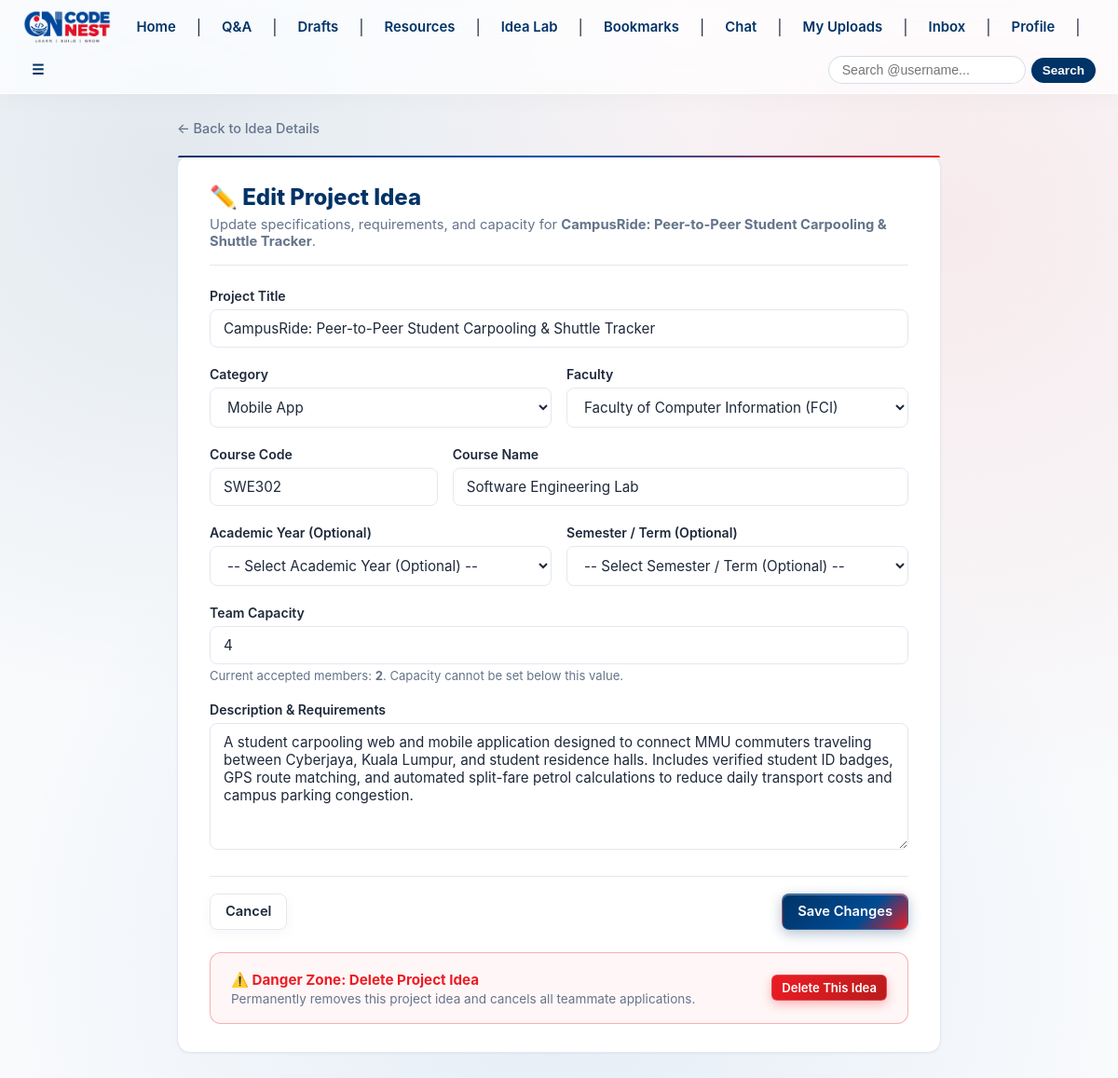
/ideas/1/edit (signed in), run on the app's committed database.
### models.py (models this page shows, shortened)
class Idea(db.Model):
    __tablename__ = 'ideas'
    id = db.Column(db.Integer, primary_key=True)
    title = db.Column(db.String(200), nullable=False)
    description = db.Column(db.Text, nullable=False)
    category = db.Column(db.String(50), nullable=False)
    faculty = db.Column(db.String(10), nullable=False)
    course_code = db.Column(db.String(20), nullable=True)
    course_name = db.Column(db.String(150), nullable=True)
    academic_year = db.Column(db.String(20), nullable=True)
    semester = db.Column(db.String(20), nullable=True)
    max_members = db.Column(db.Integer, nullable=False, default=4)
    is_full = db.Column(db.Boolean, nullable=False, default=False)
    is_open = db.Column(db.Boolean, nullable=False, default=True)
    owner_id = db.Column(db.Integer, db.ForeignKey('users.id', name='fk_ideas_owner_id', ondelete='CASCADE'), nullable=False)
    created_at = db.Column(db.DateTime, default=lambda: datetime.now(timezone.utc))
    updated_at = db.Column(db.DateTime, default=lambda: datetime.now(timezone.utc), onupdate=lambda: datetime.now(timezone.utc))
    owner = db.relationship('User', backref=db.backref('ideas', lazy=True, cascade='all, delete-orphan'))
    interests = db.relationship('IdeaInterest', backref=db.backref('idea', lazy=True), cascade='all, delete-orphan', lazy=True)
    @property
    def accepted_members_count(self):
        accepted_count = sum(1 for i in self.interests if i.status == 'accepted')
        return 1 + accepted_count

class IdeaInterest(db.Model):
    __tablename__ = 'idea_interests'
    __table_args__ = (
        db.UniqueConstraint('idea_id', 'user_id', name='uq_idea_user_interest'),
    )
    id = db.Column(db.Integer, primary_key=True)
    idea_id = db.Column(db.Integer, db.ForeignKey('ideas.id', name='fk_idea_interests_idea_id', ondelete='CASCADE'), nullable=False)
    user_id = db.Column(db.Integer, db.ForeignKey('users.id', name='fk_idea_interests_user_id', ondelete='CASCADE'), nullable=False)
    message = db.Column(db.String(500), nullable=True)
    status = db.Column(db.String(20), default='pending', nullable=False)  # 'pending', 'accepted', 'rejected'
    created_at = db.Column(db.DateTime, default=lambda: datetime.now(timezone.utc))
    responded_at = db.Column(db.DateTime, nullable=True)
    user = db.relationship('User', backref=db.backref('idea_interests', lazy=True, cascade='all, delete-orphan'))

### app.py (the view, shortened to what this page needs)
@app.route('/ideas/<int:idea_id>/edit', methods=['GET', 'POST'])
@login_required
def idea_edit(idea_id):
    idea = db.session.get(Idea, idea_id)
    if not idea:
        flash('Project idea not found.', 'danger')
        return redirect(url_for('ideas_index'))
    if idea.owner_id != current_user.id and not current_user.is_admin():
        flash('You are not authorized to edit this project idea.', 'danger')
        return redirect(url_for('idea_detail', idea_id=idea.id))
    form = IdeaEditForm(obj=idea)
    return render_template('ideas/edit.html', form=form, idea=idea)

### forms.py
class IdeaEditForm(IdeaForm):
    submit = SubmitField('Save Changes')

### app.py (called while the page is built, shortened)
@login_manager.user_loader
def load_user(user_id):
    return db.session.get(User, int(user_id))

@app.context_processor
def inject_global_vars():
    return {
        'app_name': 'CodeNest',
        'current_year': datetime.now(timezone.utc).year
    }

@app.context_processor
def inject_global_vars():
    return dict(app_name="Codenest")

@app.before_request
def check_account_restrictions():
    if current_user.is_authenticated:
        try:
            db.session.refresh(current_user)
        except Exception:
            pass
        is_restricted = False
        message = ""
        if current_user.is_banned:
            is_restricted = True
            message = "This account has been permanently banned from CodeNest."
        else:
            is_susp, susp_date, susp_reason = current_user.get_suspension_status()
            if is_susp:
                is_restricted = True
                date_str = susp_date.strftime('%Y-%m-%d %H:%M UTC') if hasattr(susp_date, 'strftime') else str(susp_date)
                reason_str = f" Reason: {susp_reason}" if susp_reason else ""
                message = f"Your account is temporarily suspended until {date_str}.{reason_str}"

@app.after_request
def set_security_cache_headers(response):
    content_type = response.headers.get('Content-Type', '')
    if 'text/html' in content_type or current_user.is_authenticated:
        response.headers['Cache-Control'] = 'no-store, no-cache, must-revalidate, post-check=0, pre-check=0, max-age=0'
        response.headers['Pragma'] = 'no-cache'
        response.headers['Expires'] = '-1'
    return response

### models.py (called while the page is built, shortened)
    def is_suspended(self):
        return False

    def get_suspension_status(self):
        if self.is_suspended():
            return True, self.suspended_until, self.suspension_reason
        return False, None, None

    @property
    def unread_warnings_count(self):
        return sum(1 for w in self.warnings_received if not w.is_read)

    @property
    def unread_notifications_count(self):
        return Notification.query.filter_by(user_id=self.id, is_read=False).count()

    @property
    def total_unread_chats_count(self):
        return ChatMessage.query.filter_by(recipient_id=self.id, is_read=False).count()

### templates/ideas/edit.html (shortened to what this page needs)
{% extends "base.html" %}
{% block content %}
<div class="idea-container">
    <div style="max-width: 820px; margin: 0 auto;">
        <div style="display: flex; justify-content: space-between; align-items: center; margin-bottom: 20px; flex-wrap: wrap; gap: 10px;">
            <a href="{{ url_for('idea_detail', idea_id=idea.id) }}" class="idea-back-btn">&larr; Back to Idea Details</a>
        </div>
        <div class="idea-form-card">
            <div style="margin-bottom: 24px; padding-bottom: 16px; border-bottom: 1px solid var(--border-color);">
                <h3 style="margin: 0 0 6px 0; color: var(--primary-blue); font-size: 1.5rem; font-weight: 800;">✏️ Edit Project Idea</h3>
                <p style="margin: 0; color: var(--text-muted); font-size: 0.92rem;">
                    Update specifications, requirements, and capacity for <strong>{{ idea.title }}</strong>.
                </p>
            </div>
            <form method="POST" action="{{ url_for('idea_edit', idea_id=idea.id) }}">
                <div class="idea-form-group">
                    <label for="title" class="idea-form-label">Project Title</label>
                    {{ form.title(style="width: 100%;") }}
                </div>
                <div class="idea-form-row idea-form-group">
                    <div>
                        <label for="category" class="idea-form-label">Category</label>
                        {{ form.category(style="width: 100%;") }}
                    </div>
                    <div>
                        <label for="faculty" class="idea-form-label">Faculty</label>
                        {{ form.faculty(style="width: 100%;") }}
                    </div>
                </div>
                <div class="idea-form-row--3 idea-form-group">
                    <div>
                        <label for="course_code" class="idea-form-label">Course Code</label>
                        {{ form.course_code(style="width: 100%;") }}
                    </div>
                    <div>
                        <label for="course_name" class="idea-form-label">Course Name</label>
                        {{ form.course_name(style="width: 100%;") }}
                    </div>
                </div>
                <div class="idea-form-row idea-form-group">
                    <div>
                        <label for="academic_year" class="idea-form-label">Academic Year (Optional)</label>
                        {{ form.academic_year(style="width: 100%;") }}
                    </div>
                    <div>
                        <label for="semester" class="idea-form-label">Semester / Term (Optional)</label>
                        {{ form.semester(style="width: 100%;") }}
                    </div>
                </div>
                <div class="idea-form-group">
                    <label for="max_members" class="idea-form-label">Team Capacity</label>
                    {{ form.max_members(min=idea.accepted_members_count, max=10, style="width: 100%;") }}
                    <div class="idea-form-text">
                        Current accepted members: <strong>{{ idea.accepted_members_count }}</strong>. Capacity cannot be set below this value.
                    </div>
                </div>
                <div class="idea-form-group">
                    <label for="description" class="idea-form-label">Description &amp; Requirements</label>
                    {{ form.description(rows=6, style="width: 100%;") }}
                </div>
                <div style="display: flex; justify-content: space-between; align-items: center; padding-top: 18px; border-top: 1px solid var(--border-color); margin-top: 24px;">
                    <a href="{{ url_for('idea_detail', idea_id=idea.id) }}" class="btn btn-secondary">Cancel</a>
                    {{ form.submit(class="btn btn-primary", value="Save Changes") }}
                </div>
            </form>
            <div class="idea-danger-card">
                <div style="display: flex; justify-content: space-between; align-items: center; flex-wrap: wrap; gap: 14px;">
                    <div>
                        <strong style="color: var(--primary-red); font-size: 0.95rem;">⚠️ Danger Zone: Delete Project Idea</strong>
                        <p style="margin: 3px 0 0 0; color: var(--text-muted); font-size: 0.85rem;">
                            Permanently removes this project idea and cancels all teammate applications.
                        </p>
                    </div>
                    <form method="POST" action="{{ url_for('idea_delete', idea_id=idea.id) }}" onsubmit="return confirm('Are you absolutely sure you want to permanently delete this idea?');" style="margin: 0;">
                        <button type="submit" class="btn btn-danger btn-sm">Delete This Idea</button>
                    </form>
                </div>
            </div>
        </div>
    </div>
</div>
{% endblock %}

### templates/base.html (style rules this page uses)
* { box-sizing: border-box; }
body { font-family: -apple-system, BlinkMacSystemFont, "Segoe UI", Roboto, "Helvetica Neue", Arial, sans-serif; margin: 0; padding: 0; color: #0f172a; background: radial-gradient(circle at 15% 15%, rgba(0, 51, 102, 0.09) 0%, transparent 40%), radial-gradient(circle at 85% 20%, rgba(237, 28, 36, 0.07) 0%, transparent 45%), radial-gradient(circle at 50% 85%, rgba(0, 79, 182, 0.08) 0%, transparent 50%), #f6f8fc; background-attachment: fixed; min-height: 100vh; }
.content-wrap h3 { color: #004FB6; margin-top: 30px; }
.content-wrap :where(input, select, textarea) { padding: 9px 12px; border: 1px solid rgba(0,51,102,0.15); border-radius: 10px; background: rgba(255,255,255,0.8); font: inherit; color: inherit; }
.content-wrap :where(button, input[type="submit"]) { padding: 10px 18px; border: 0; border-radius: 12px; background: linear-gradient(135deg,#003366,#004FB6); color: #fff; font-weight: 700; cursor: pointer; transition: transform .2s ease, box-shadow .2s ease; }
.btn-primary { background: linear-gradient(135deg,#003366,#004FB6); color: #fff; box-shadow: 0 6px 20px rgba(0,51,102,0.28); }
.btn-secondary { background: rgba(255,255,255,0.75); color: #003366; border: 1px solid rgba(255,255,255,0.9); box-shadow: 0 4px 14px rgba(0,0,0,0.04); }

### templates/qa/_qa_styles.html (style rules this page uses)
:root { --primary-blue: #003366; --primary-blue-hover: #002244; --primary-blue-subtle: rgba(0, 51, 102, 0.08); --primary-red: #ED1C24; --primary-red-hover: #C9141B; --primary-red-subtle: rgba(237, 28, 36, 0.08); --brand-gradient: linear-gradient(135deg, #003366 0%, #004b93 65%, #ED1C24 100%); --brand-gradient-hover: linear-gradient(135deg, #004080 0%, #005bb3 60%, #ff2b34 100%); --brand-accent-line: linear-gradient(90deg, #003366 0%, #0056b3 50%, #ED1C24 100%); --text-color: #1e293b; --text-muted: #64748b; --bg-color: #f8fafc; --surface-card: #ffffff; --surface-glass: rgba(255, 255, 255, 0.82); --border-color: #e2e8f0; --border-card: #e2e8f0; --shadow-sm: 0 1px 3px rgba(0, 0, 0, 0.05); --shadow-md: 0 4px 14px -2px rgba(0, 51, 102, 0.1), 0 2px 6px -1px rgba(237, 28, 36, 0.05); --shadow-lg: 0 14px 30px -4px rgba(0, 51, 102, 0.15), 0 4px 12px -2px rgba(237, 28, 36, 0.08); --code-bg: #0f172a; --code-text: #e2e8f0; --code-border: #334155; }
html, body { background-color: var(--bg-color); color: var(--text-color); transition: background-color 0.25s ease, color 0.25s ease; }
.btn { display: inline-flex; align-items: center; justify-content: center; gap: 6px; padding: 8px 16px; border-radius: 8px; font-size: 0.92rem; font-weight: 600; text-decoration: none; cursor: pointer; border: 1px solid transparent; transition: all 0.2s ease; line-height: 1.4; font-family: inherit; }
.btn-primary { background: var(--brand-gradient) !important; color: #ffffff !important; border: 1px solid rgba(255, 255, 255, 0.2) !important; box-shadow: 0 4px 14px rgba(0, 51, 102, 0.3), inset 0 1px 0 rgba(255, 255, 255, 0.35) !important; }
.btn-secondary { background: var(--surface-glass) !important; color: var(--text-color) !important; border: 1px solid var(--border-color) !important; backdrop-filter: blur(10px) !important; -webkit-backdrop-filter: blur(10px) !important; }
.btn-danger { background: linear-gradient(135deg, #ED1C24 0%, #b91c1c 100%) !important; color: #ffffff !important; border: 1px solid rgba(255, 255, 255, 0.2) !important; box-shadow: 0 4px 12px rgba(237, 28, 36, 0.3) !important; }
.btn-sm { padding: 4px 10px; font-size: 0.82rem; border-radius: 6px; }

### data on the page
Idea: title "CampusRide: Peer-to-Peer Student Carpooling & Shuttle Tracker", category "Mobile App", faculty "Faculty of Computer Information (FCI)", course_code "SWE302", course_name "Software Engineering Lab", academic_year "-- Select Academic Year (Optional) --", semester "-- Select Semester / Term (Optional) --", max_members "4", description "A student carpooling web and mobile application designed to connect MMU commuters traveling between Cyberjaya, Kuala Lumpur, and student residence halls. Includes verified student ID badges, GPS route matching, and automated split-fare petrol calculations to reduce daily transport costs and campus parking congestion."
IdeaInterest: accepted_members_count "2"
